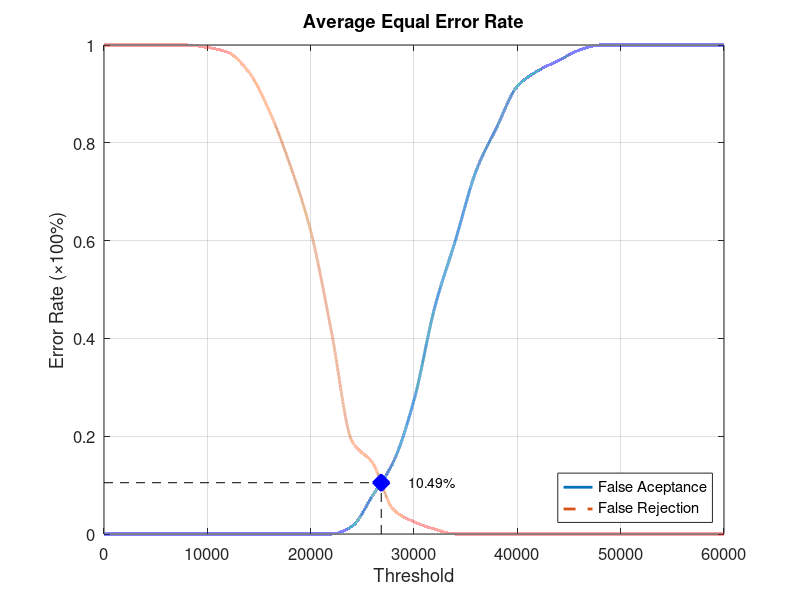
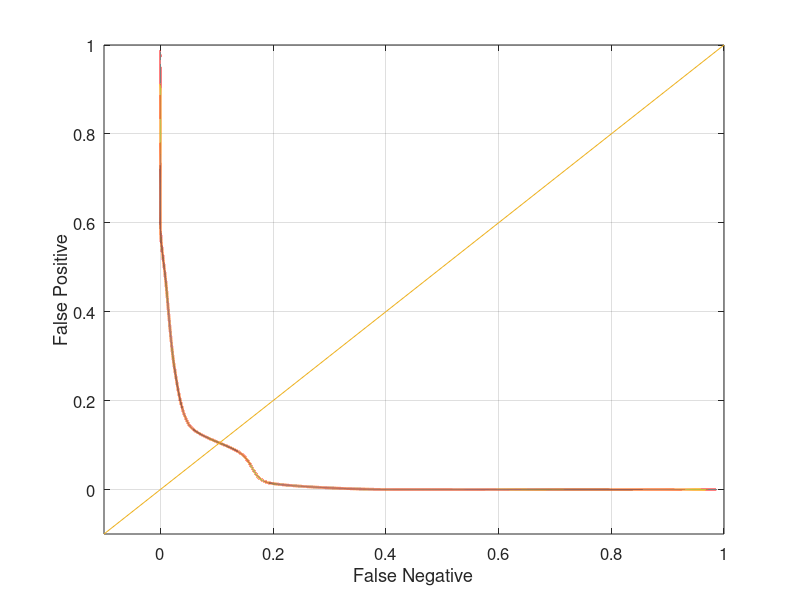

The MATLAB source for these figures, in order:
function yEER = Database3_2
close all;
clear;
clc;
x = 0:2000:60000;
xq = 0:0.5:60000;

y0 = [0 0 0 0 0 0 0 0 0 0 0 0 0.0157895 0.0789474 0.147368 0.273684 0.463158 0.6 0.742105 0.831579 0.915789 0.947368 0.968421 0.989474 1 1 1 1 1 1 1];
yy0 = interp1(x, y0, xq, 'pchip');
y1 = [1 1 1 1 1 0.995 0.985 0.945 0.865 0.755 0.62 0.415 0.19 0.145 0.05 0.025 0.01 0 0 0 0 0 0 0 0 0 0 0 0 0 0];
yy1 = interp1(x, y1, xq, 'pchip');

% Calculating EER: 
y2 = abs(y0 - y1);
find(y2 == min(y2))
yy2 = abs(yy0 - yy1);
xEER = find(yy2 == min(yy2));
xEERIndex = xq(xEER) % X-axis EER
yEER = yy0(xEER) % Y-axis EER

main = figure
plot(xq, yy0,'-','LineWidth', 2);	hold on
plot(xq, yy1,'--','LineWidth', 2);	hold on
plot([xEERIndex xEERIndex], [0 yEER], 'k--');	hold on
plot([0 xEERIndex], [yEER yEER], 'k--');	hold on
plot(xEERIndex, yEER, 'bx', 'LineWidth', 10);	hold on
text(xEERIndex + 10 * xEERIndex / 100, yEER, [num2str(round((10000 * yEER)) / 100) '%'])
legend('False Aceptance', 'False Rejection', 'Location', 'SouthEast')
xlabel('Threshold')
ylabel('Error Rate (\times100%)')
title('Average Equal Error Rate')
set(gca, 'FontSize', 12)
axis([0 60000 0 1])
grid on

print(main, 'Database3_2Main', '-dpng');
FNRxFPR = figure('Color', [1 1 1]);
plot(yy1, yy0, '-', yy1, yy0, 'LineWidth', 2);
hold on
y = -0.1:0.1:1
plot(y, y); 
set(gca, 'FontSize', 12)
xlabel('False Negative')
ylabel('False Positive')
axis([-0.1 1 -0.1 1])
set(gca, 'FontSize', 12)
grid on

print(FNRxFPR, 'Database3_2FNRxFPR','-dpng');
end
